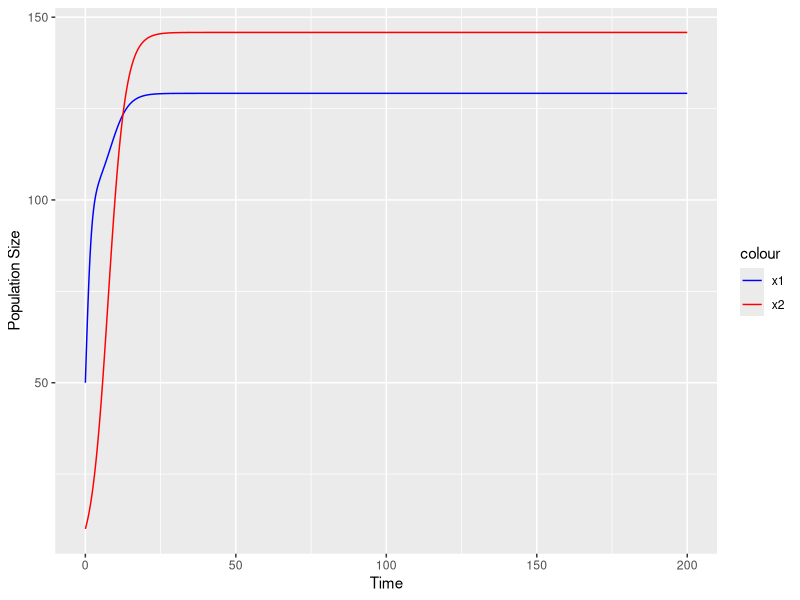
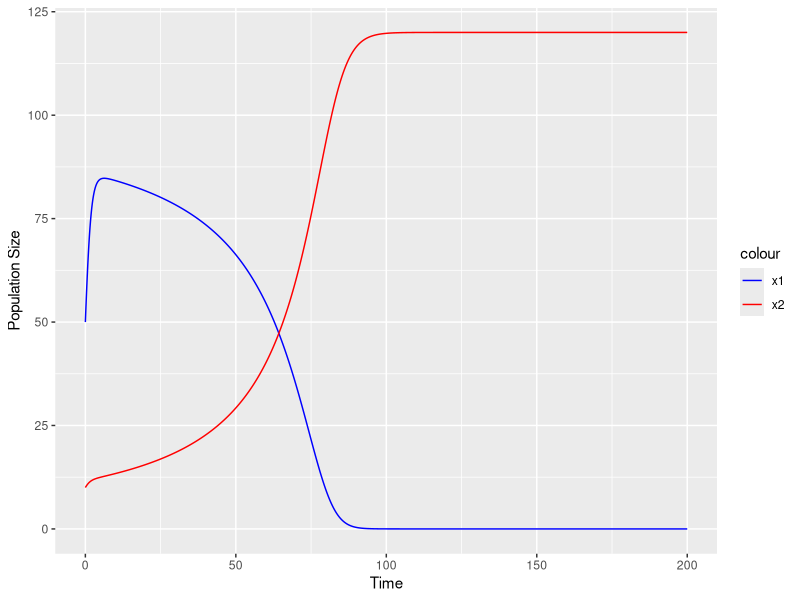
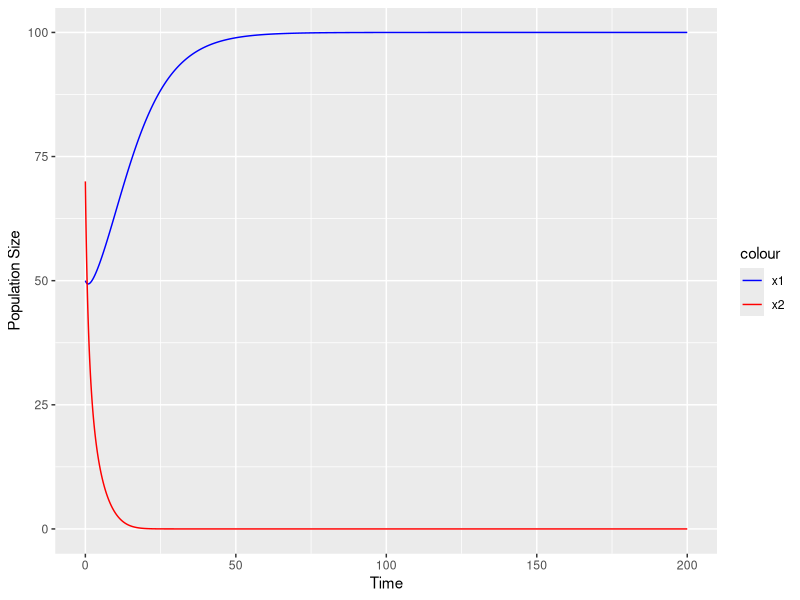
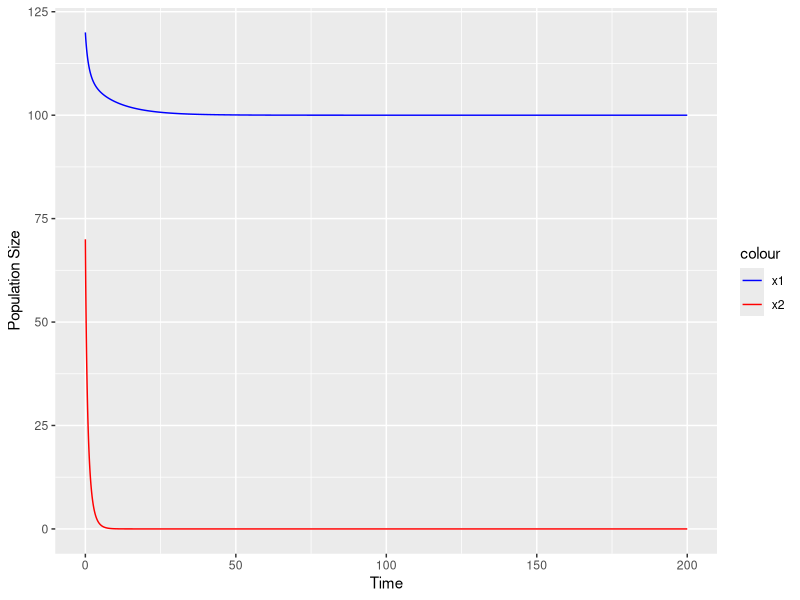
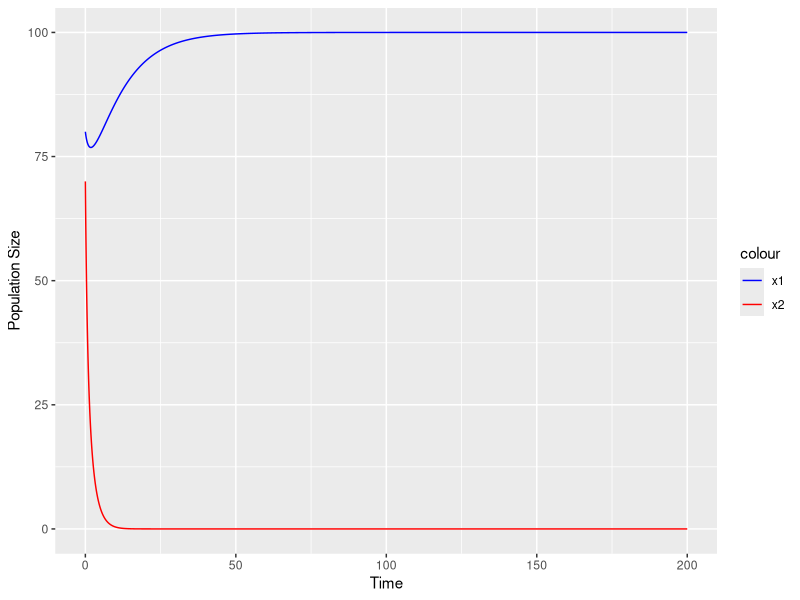
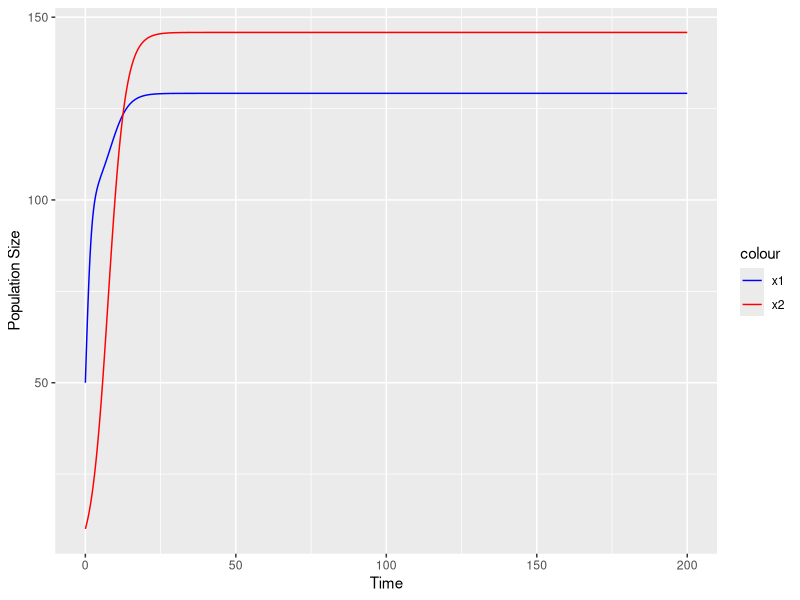
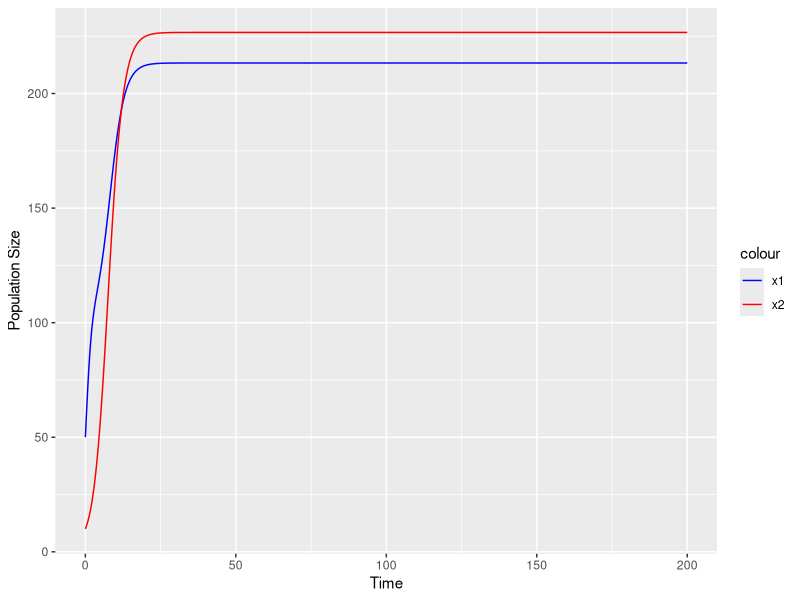
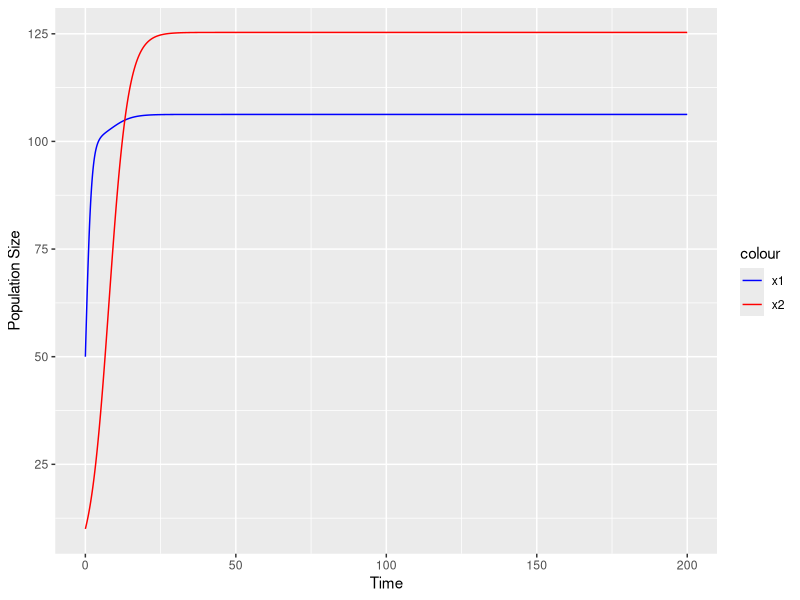

R code for these plots, in order:
## ---- chunk 1
knitr::opts_chunk$set(echo = TRUE)
## ---- chunk 2

library(deSolve)
library(ggplot2)

# Lotka-Volterra
simulate_LV <- function(r1, r2, a12, a21, K1, K2, x1, x2, tmax) {
  params <- c(r1=r1, r2=r2, a12=a12, a21=a21, K1=K1, K2=K2)
  state <- c(x1=x1, x2=x2)
  
  LV <- function(t, state, params) {
    with(as.list(c(state, params)), {
      dx1 = r1 * x1 * (1 - ((x1 + a12 * x2) / K1))
      dx2 = r2 * x2 * (1 - ((x2 + a21 * x1) / K2))
      list(c(dx1, dx2))
    })
  }
  
  times <- seq(0, tmax, by=0.01)
  
  out <- as.data.frame(ode(y = state, times=times, func=LV, parms=params))
  
  ggplot(out, aes(x = time)) +
    geom_line(aes(y = x1, color = "x1")) +
    geom_line(aes(y = x2, color = "x2")) +
    xlab("Time") +
    ylab("Population Size") +
    scale_color_manual(values = c("x1" = "blue", "x2" = "red"))
  
}

## ---- chunk 3

simulate_LV(r1 = 1.0, r2 = 0.3, 
            a12 = -0.2, a21 = -0.2, 
            K1 = 100, K2 = 120, 
            x1 = 50, x2 = 10, 
            tmax = 200)

## ---- chunk 4

simulate_LV(r1 = 1.0, r2 = 0.3, 
            a12 = 1.2, a21 = 1.2, 
            K1 = 100, K2 = 120, 
            x1 = 50, x2 = 10, 
            tmax=200)

## ---- chunk 5

simulate_LV(r1 = 0.1, r2 = 0.4, 
            a12 = 1.2, a21 = 1.3, 
            K1 = 100, K2 = 50, 
            x1 = 50, x2 = 70, 
            tmax=200)

## ---- chunk 6

simulate_LV(r1 = 0.1, r2 = 0.4, 
            a12 = 1.2, a21 = 1.3, 
            K1 = 100, K2 = 50, 
            x1 = 120, x2 = 70, 
            tmax=200)

## ---- chunk 7

simulate_LV(r1 = 0.1, r2 = 0.4, 
            a12 = 1.2, a21 = 1.3, 
            K1 = 100, K2 = 50, 
            x1 = 80, x2 = 70, 
            tmax=200)

## ---- chunk 8

simulate_LV(r1 = 1.0, r2 = 0.3, 
            a12 = -0.2, a21 = -0.2, 
            K1 = 100, K2 = 120, 
            x1 = 50, x2 = 10, 
            tmax = 200)

## ---- chunk 9

simulate_LV(r1 = 1.0, r2 = 0.3, 
            a12 = -0.5, a21 = -0.5, 
            K1 = 100, K2 = 120, 
            x1 = 50, x2 = 10, 
            tmax = 200)

## ---- chunk 10

simulate_LV(r1 = 1.0, r2 = 0.3, 
            a12 = -0.05, a21 = -0.05, 
            K1 = 100, K2 = 120, 
            x1 = 50, x2 = 10, 
            tmax = 200)

## ---- chunk 11

simulate_LV(r1 = 1.0, r2 = 0.3, 
            a12 = -1.5, a21 = -0.2, 
            K1 = 100, K2 = 120, 
            x1 = 50, x2 = 10, 
            tmax = 200)

## ---- chunk 12

simulate_LV(r1 = 1.0, r2 = 0.3, 
            a12 = -2.5, a21 = -0.2, 
            K1 = 100, K2 = 120, 
            x1 = 50, x2 = 10, 
            tmax = 200)

## ---- chunk 13

simulate_LV(r1 = 0.5, r2 = 0.5, 
            a12 = -0.2, a21 = -0.2, 
            K1 = 100, K2 = 100, 
            x1 = 50, x2 = 50, 
            tmax = 200)

## ---- chunk 14

simulate_LV(r1 = 2.5, r2 = 0.5, 
            a12 = -0.2, a21 = -0.2, 
            K1 = 100, K2 = 100, 
            x1 = 50, x2 = 50, 
            tmax = 100)

## ---- chunk 15

simulate_LV(r1 = 2.5, r2 = 0.1, 
            a12 = -0.2, a21 = -0.2, 
            K1 = 100, K2 = 100, 
            x1 = 50, x2 = 50, 
            tmax = 100)

## ---- chunk 16

simulate_LV(r1 = 1.0, r2 = 0.3, 
            a12 = -0.2, a21 = -0.2, 
            K1 = 100, K2 = 120, 
            x1 = 50, x2 = 10, 
            tmax = 200)


## ---- chunk 17

simulate_LV(r1 = 1.0, r2 = 0.3, 
            a12 = -0.2, a21 = -0.2, 
            K1 = 100, K2 = 120, 
            x1 = 150, x2 = 165, 
            tmax = 200)


## ---- chunk 18

simulate_LV(r1 = 1.0, r2 = 0.3, 
            a12 = -0.2, a21 = -0.2, 
            K1 = 100, K2 = 120, 
            x1 = 110, x2 = 125, 
            tmax = 200)


## ---- chunk 19

library(deSolve)
library(ggplot2)

# Nicholson-Bailey
simulate_NB <- function(L, a, c, d, N, P, tmax) {
  params <- c(L=L, a=a, c=c, d=d, N=N, P=P)
  state <- c(N=N, P=P)
  
  NB <- function(t, state, params) {
    with(as.list(c(state, params)), {
      N = (L * N * exp(-a * P)) # / (1 + d * N)
      P = c * N * (1 - exp(-a * P))
      list(c(N, P))
    })
  }
  
  times <- seq(0, tmax, by=0.01)
  
  out <- as.data.frame(ode(y = state, times=times, func=NB, parms=params, method="iteration"))
  
  ggplot(out, aes(x = time)) +
      geom_line(aes(y = N, color = "N")) +
      geom_line(aes(y = P, color = "P")) +
      xlab("Time") +
      ylab("Population Size") +
      scale_color_manual(values = c("N" = "aquamarine3", "P" = "chocolate2"))
  
}

## ---- chunk 20

simulate_NB(L=5.2, a=0.5, c=5.0, d=0.5, N=2, P=3, tmax=0.5)

## ---- chunk 21

simulate_NB(L=2.0, a=0.5, c=1.0, d=0.5, N=2, P=3, tmax=0.5)

## ---- chunk 22

simulate_NB(L=1.0, a=0.5, c=2.0, d=0.5, N=2, P=3, tmax=0.5)

## ---- chunk 23

simulate_NB(L=2.0, a=0.5, c=2.0, d=0.5, N=2, P=3, tmax=0.5)

## ---- chunk 24

simulate_NB(L=2.0, a=0.9, c=2.0, d=0.5, N=2, P=3, tmax=0.5)

## ---- chunk 25

simulate_NB(L=2.0, a=0.1, c=2.0, d=0.5, N=2, P=3, tmax=0.5)

## ---- chunk 26

simulate_NB(L=2.0, a=0.5, c=2.0, d=0.1, N=2, P=3, tmax=0.5)

## ---- chunk 27

simulate_NB(L=2.0, a=0.5, c=2.0, d=0.9, N=2, P=3, tmax=0.5)

## ---- chunk 28

simulate_NB(L=8.7, a=0.4, c=5.5, d=4.7, N=0.27, P=2.04, tmax=0.5)

## ---- chunk 29

simulate_NB(L=8.7, a=0.4, c=5.5, d=4.7, N=0.47, P=2.24, tmax=0.5)

## ---- chunk 30

simulate_NB(L=2.0, a=0.068, c=2.35, d=50, N=25, P=5, tmax=0.5)

## ---- chunk 31

simulate_NB(L=2.0, a=0.068, c=2.35, d=50, N=22, P=2, tmax=0.5)

## ---- chunk 32

simulate_NB(L=2.0, a=0.068, c=2.35, d=50, N=35, P=2, tmax=0.5)

## ---- chunk 33

simulate_NB(L=2.0, a=0.068, c=2.35, d=50, N=25, P=75, tmax=0.85)

## ---- chunk 34

simulate_NB(L=2.0, a=0.068, c=2.35, d=50, N=25, P=5, tmax=0.5)

## ---- chunk 35

simulate_NB(L=2.2, a=0.068, c=2.35, d=50, N=25, P=5, tmax=0.5)

## ---- chunk 36

simulate_NB(L=2.0, a=0.068, c=2.585, d=50, N=25, P=5, tmax=0.5)

## ---- chunk 37

simulate_NB(L=1.8, a=0.068, c=2.35, d=50, N=25, P=5, tmax=0.5)

## ---- chunk 38

simulate_NB(L=2.0, a=0.068, c=2.115, d=50, N=25, P=5, tmax=0.5)

## ---- chunk 39

library(deSolve)
library(ggplot2)

# Modelo SIR
simulate_SIR <- function(R0, T, S, I, R, F, IFR, tmax) {
  
  B <- R0 / T
  G <- 1.0 / T
  
  params <- c(B=B, G=G, IFR=IFR)
  state <- c(S=S, I=I, R=R, F=F, RF=R+F) # recuperados y fatalidades iniciales son cero
  
  SIR <- function(t, state, params) {
    with(as.list(c(state, params)), {
      dS = -B * S * I
      dI = B * S * I - G * I
      dR = G * I * (1.0 - IFR) # recuperados
      dF = G * I * IFR # fatalidades
      dRF = dR + dF # recuperados + fatalidades combinados
      list(c(dS, dI, dR, dF, dRF))
    })
  }
  
  times <- seq(0, tmax, by=0.01)
  
  out <- as.data.frame(ode(y = state, times=times, func=SIR, parms=params))
  
  fatalities <- tail(out, 1)
  print(fatalities)
  
  ggplot(out, aes(x = time)) +
      geom_line(aes(y = S, color = "Suceptibles")) +
      geom_line(aes(y = I, color = "Infectados")) +
      geom_line(aes(y = RF, color = "Recuperados + Fatalidades")) +
      geom_line(aes(y = R, color = "Recuperados")) +
      geom_line(aes(y = F, color = "Fatalidades")) +
      xlab("Time") +
      ylab("Population Size") +
      scale_color_manual(values = c("Suceptibles" = "turquoise2", "Infectados" = "orangered", "Recuperados"="green3", "Fatalidades"="royalblue", "Recuperados + Fatalidades"="gray53"))

  
}

## ---- chunk 40

simulate_SIR(R0=2.0, T=3.0, S=999999/1000000, I=1.0/1000000, R=0.0, F=0.0, IFR=0.025, tmax=100)

## ---- chunk 41

simulate_SIR(R0=2.8, T=3.0, S=999999/1000000, I=1.0/1000000, R=0.0, F=0.0, IFR=0.025, tmax=100)

## ---- chunk 42

simulate_SIR(R0=2.0, T=3.0, S=999999/1000000, I=1.0/1000000, R=0.0, F=0.0, IFR=0.035, tmax=100)
